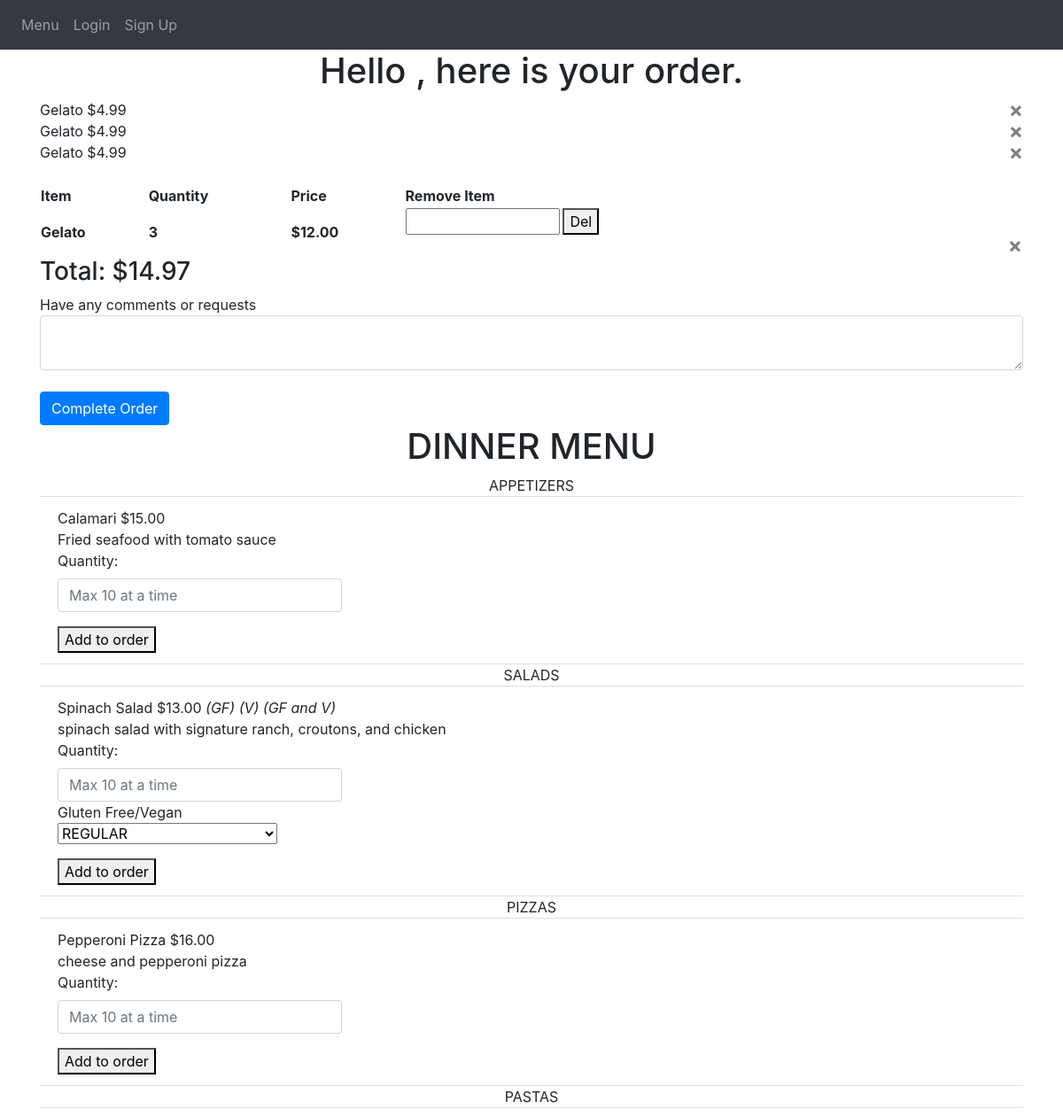
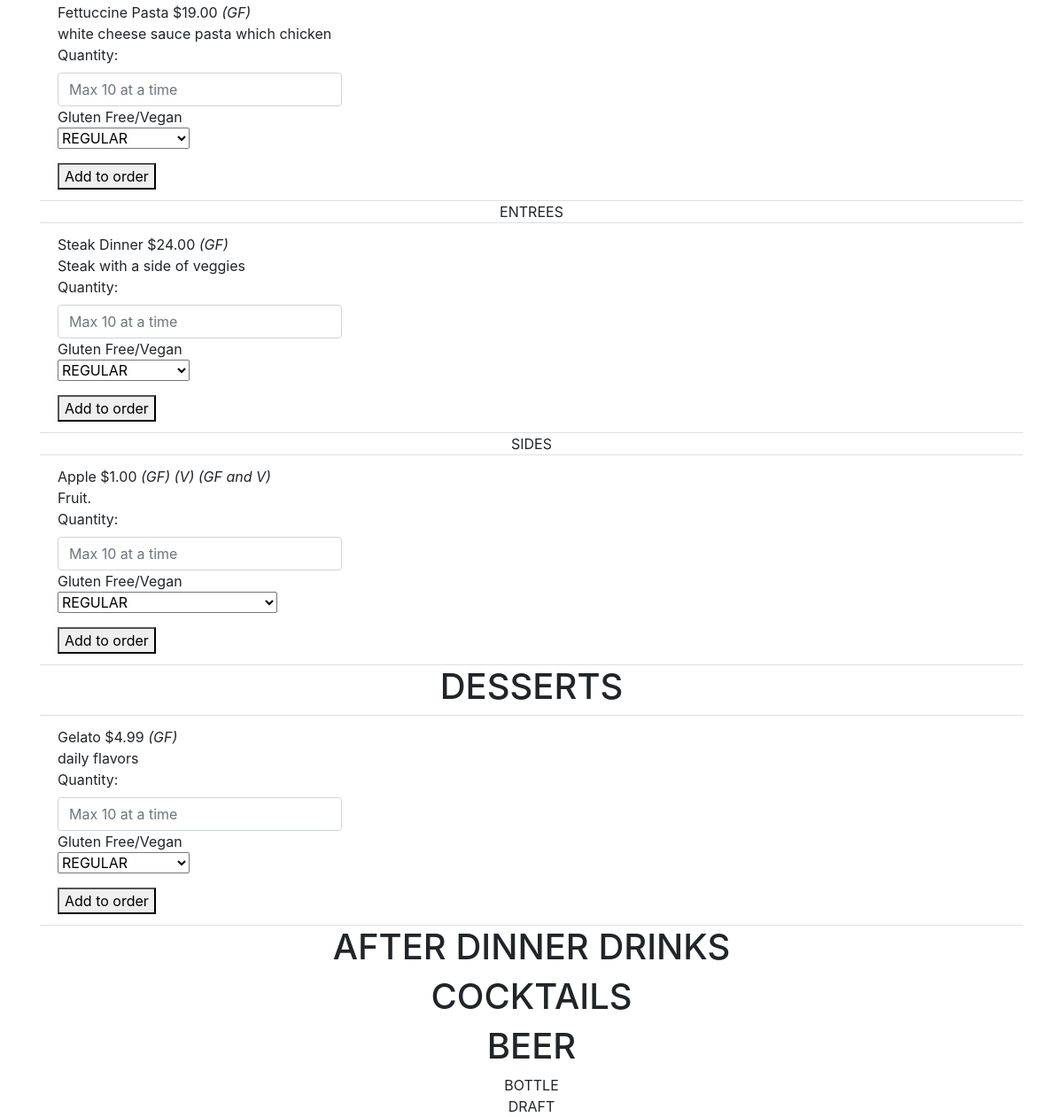
/refresh-order, run on the app's committed database (2 pictures, top to bottom).
### avanzareApp/models.py (models this page shows)
class Menu_order(db.Model):
    id = db.Column(db.Integer, primary_key=True)
    name = db.Column(db.String(150))
    price = db.Column(db.String(150))
    description = db.Column(db.String(10000))
    menu_type = db.Column(db.String(150))
    gluten_free = db.Column(db.String(150))
    vegan = db.Column(db.String(150))
    date = db.Column(db.DateTime(timezone=True), default=func.now())
    order_id = db.Column(db.Integer, db.ForeignKey('order.id'))

class Order(db.Model):
    id = db.Column(db.Integer, primary_key=True)
    name = db.Column(db.String(150))
    comment = db.Column(db.String(10000))
    total = db.Column(db.Float)
    date = db.Column(db.DateTime(timezone=True), default=func.now())
    user_id = db.Column(db.Integer, db.ForeignKey('user.id'))
    is_active = db.Column(db.String(10))
    items = db.relationship('Menu_order')

class Menu(db.Model):
    id = db.Column(db.Integer, primary_key=True)
    name = db.Column(db.String(150), unique=True)
    price = db.Column(db.String(150))
    description = db.Column(db.String(10000))
    menu_type = db.Column(db.String(150))
    gluten_free = db.Column(db.String(150))
    vegan = db.Column(db.String(150))
    date = db.Column(db.DateTime(timezone=True), default=func.now())
    user_id = db.Column(db.Integer, db.ForeignKey('user.id'))

### avanzareApp/views.py (the view, shortened to what this page needs)
@views.route('/refresh-order', methods=['GET', 'POST'])
def refresh_order():
    new_order = db.session.query(Order).order_by(Order.id.desc()).first()
    user = User.query.filter(User.email == 'headChef@gmail.com').first()
    items = Menu.query.filter_by(user_id=user.id).order_by(Menu.name).all()
    return render_template("order.html", items=items, new_order=new_order, user=current_user)

### avanzareApp/templates/order.html (shortened to what this page needs)
{% extends "base.html" %} {% block title %}Home{% endblock %}
{% block content %}
    <h1 align="center"> Hello {{ user.first_name }}, here is your order. </h1>
{% for item in new_order.items %}
    {{ item.name }}
    {% set tmp = "$" + (item.price | string) %}
    {{ tmp }}
    <button type="button" class="close" onClick="deleteOrderItem({{ item.id }})">
        <span aria-hidden="true">&times;</span>
    </button>
    <br />
{% endfor %}
{% set lst =  [] %}
<table style="width:100%">
          <tr>
              <th>Item</th>
              <th>Quantity</th>
              <th>Price</th>
              <th>Remove Item</th>
          </tr>
{% for item in new_order.items %}
    {% set count = namespace(value=0) %}
    {% set print_once = 1 %}
    {% if item.name not in lst %}
        {% for item_count in new_order.items %}
            {% if item.name == item_count.name %}
                {% set count.value = count.value + 1 %}
            {% endif %}
        {% endfor %}
        {% if print_once == 1 %}
            <tr>
            <th>{{ item.name }}</th>
            <th>{{ count.value }}</th>
            {% set tmp = (item.price | int) %}
            <th>{{ "${:,.2f}".format(count.value * tmp) }}</th>
                <th>
                    <form action="/add-to-order/{{ new_order.id }}" method="POST">
                        <input style="width: 25%"
                                type="delete_quantity"
                               id="delete_quantity"
                               name="delete_quantity"/>
                        <button>Del</button>
                    </form>
                <button type="button" class="close" onClick="deleteOrderItem({{ item.id }})">
                    <span aria-hidden="true">&times;</span>
                </button>
                </th>
            </tr>
        <br />
        {% endif %}
        {% set print_once = 1 %}
    {% endif %}
{% endfor %}
</table>
{% if "${:,.2f}".format(new_order.total) == "$-0.00" %}
   <h3>Total: $0.00</h3>
{% else %}
    <h3>Total: {{ "${:,.2f}".format(new_order.total) }}</h3>
{% endif %}
<form method="POST">
    <div>Have any comments or requests</div>
    <textarea name="comment" id="comment" class="form-control"></textarea>
    <br />
    <button type="submit" class="btn btn-primary">Complete Order</button>
</form>
    <h1 align="center"> DINNER MENU </h1>
        <ul class="list-group list-group-flush" id="items">
            {% set gf = "(GF)" %}
            {% set v = "(V)" %}
            {% set gfv = "(GF and V)" %}
            {% set print_once = 1 %}
            {% for menu in ["APPETIZERS", "SALADS", "PIZZAS", "PASTAS", "ENTREES", "SIDES", "DESSERT MENU", "AFTER DINNER DRINKS", "COCKTAILS", "BOTTLE", "DRAFT"] %}
                {% if print_once == 1 %}
                    {% if menu == "DESSERT MENU" %}
                        <h1 align="center"> DESSERTS </h1>
                        {% set print_once = 0 %}
                    {% elif menu == "AFTER DINNER DRINKS" %}
                        <h1 align="center"> AFTER DINNER DRINKS </h1>
                        {% set print_once = 0 %}
                    {% elif menu == "COCKTAILS" %}
                        <h1 align="center"> COCKTAILS </h1>
                        {% set print_once = 0 %}
                    {% elif menu == "BOTTLE" %}
                        <h1 align="center"> BEER </h1>
                        <div align="center">{{ menu }}</div>
                        {% set print_once = 0 %}
                    {% else %}
                        <div align="center">{{ menu }}</div>
                        {% set print_once = 0 %}
                    {% endif %}
                {% endif %}
              {% for item in items %}
                    {% if item.menu_type == menu %}
                      <li class="list-group-item">
                          {{ item.name }}
                          {% set tmp = "$" + (item.price | string) %}
                          {{ tmp }}
                          {% if item.gluten_free == "GLUTEN FREE" %}
                            <i>{{ gf }}</i>
                          {% endif %}
                          {% if item.vegan == "VEGAN" %}
                              <i>{{ v }}</i>
                          {% endif %}
                          {% if (item.gluten_free == "GLUTEN FREE") and (item.vegan == "VEGAN") %}
                              <i>{{ gfv }}</i>
                          {% endif %}
                          <br />
                          {{ item.description }}
                          <br />
                          <form action="/add-to-order/{{ new_order.id }}" method="POST">
                              <div class="form-group">
                                    <label for="quantity">Quantity: </label>
                                    <input  style="width: 30%"
                                            type="quantity"
                                            class="form-control"
                                            id="quantity"
                                            name="quantity"
                                            placeholder="Max 10 at a time"
                                    />
                                  {% if (item.gluten_free == "GLUTEN FREE") or (item.vegan == "VEGAN") %}
                                    <div>Gluten Free/Vegan</div>
                                    <select class="selectpicker" type="dish_accommodation" id="dish_accommodation" name="dish_accommodation">
                                      <optgroup label="CHOOSE ONE" >
                                          <option>REGULAR</option>
                                      </optgroup>
                                    </select>
                                  {% endif %}
                              </div>
                              <button>Add to order</button>
                          </form>
                      </li>
                    {% endif %}
              {% endfor %}
            {% set print_once = 1 %}
            {% endfor %}
        </ul>
{% endblock %}

### data on the page
Menu_order: name "Gelato", tmp "$4.99", value "3", value "$12.00"
Menu_order: name "Gelato", tmp "$4.99"
Menu_order: name "Gelato", tmp "$4.99"
Order: total "$14.97"
Menu: name "Calamari", tmp "$15.00", description "Fried seafood with tomato sauce"
Menu: name "Spinach Salad", tmp "$13.00", gf "(GF)", v "(V)", gfv "(GF and V)", description "spinach salad with signature ranch, croutons, and chicken"
Menu: name "Pepperoni Pizza", tmp "$16.00", description "cheese and pepperoni pizza"
Menu: name "Fettuccine Pasta", tmp "$19.00", gf "(GF)", description "white cheese sauce pasta which chicken"
Menu: name "Steak Dinner", tmp "$24.00", gf "(GF)", description "Steak with a side of veggies"
Menu: name "Apple", user "$1.00", gf "(GF)", v "(V)", gfv "(GF and V)", description "Fruit."
Menu: name "Gelato", tmp "$4.99", gf "(GF)", description "daily flavors"

### other printed values
{{ menu }} "APPETIZERS" "SALADS" "PIZZAS" "PASTAS" "ENTREES" "SIDES" "DRAFT"
{{ menu }} "BOTTLE"
